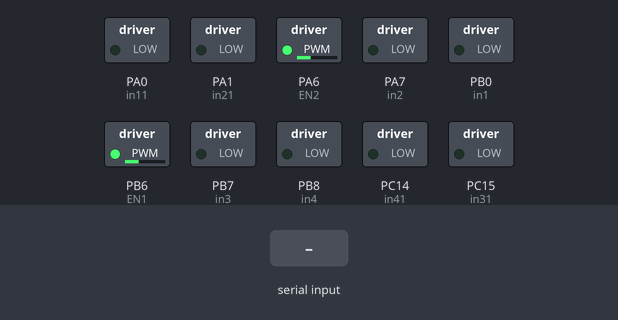
The sketch below on a simulated STM32 Blue Pill. Parts: switched loads named in the sketch (green lamp = pin HIGH). The inputs (shaded band) are chosen by the test bench.

Above: at 1.2 s.
1.3 s: "U" received over the second serial link
At 1.7 s:
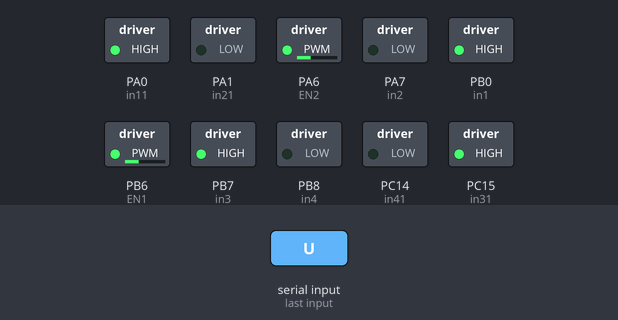
2.8 s: "D" received over the second serial link
At 4.0 s:
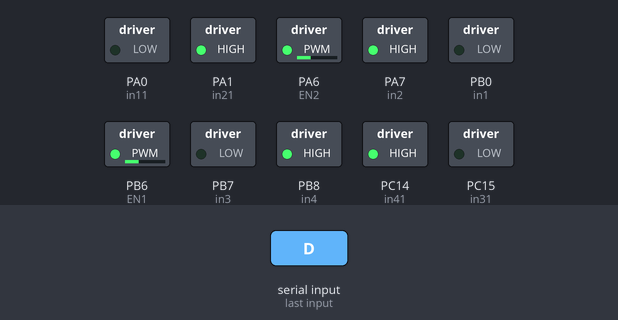
4.3 s: "L" received over the second serial link
At 5.2 s:
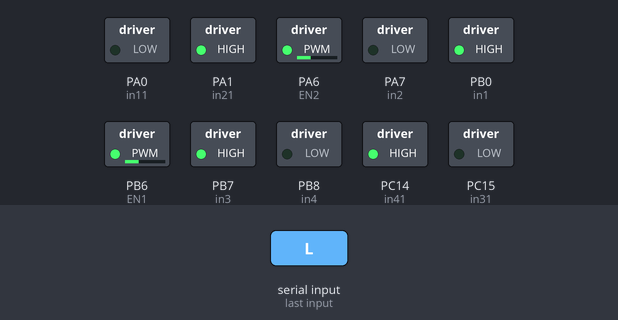
5.8 s: "R" received over the second serial link
At 6.3 s:
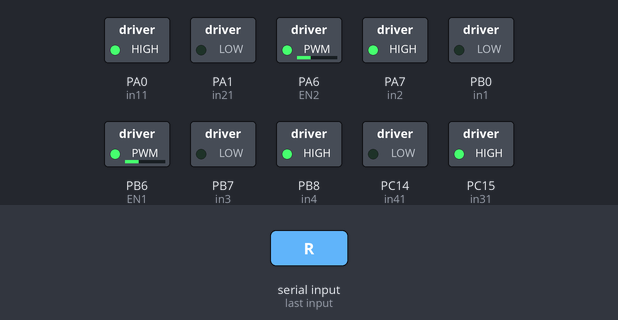
7.3 s: "a" received over the second serial link
At 8.5 s:
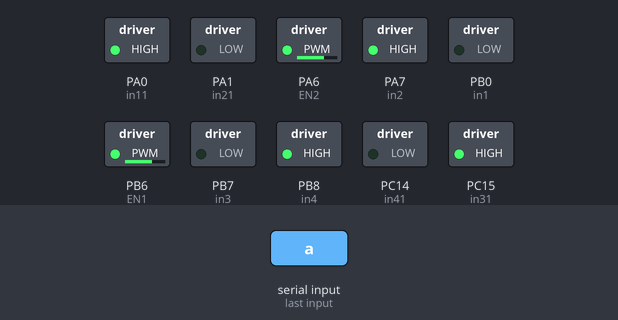
8.8 s: "C" received over the second serial link
At 9.8 s:
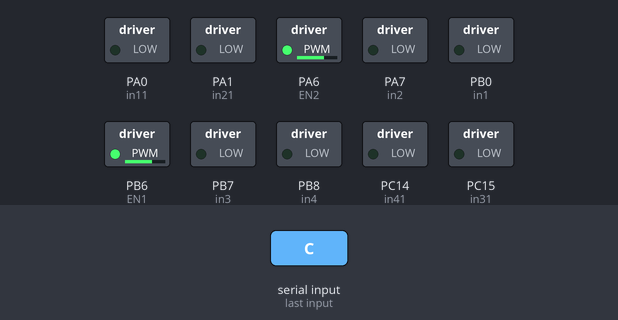
Timing chart, 0 to 11.3 s (numbered marks = the images above; inputs shaded):
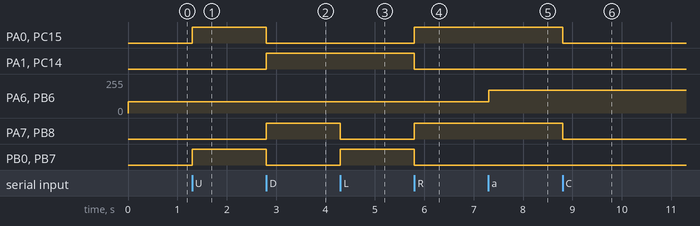

Measured:
- after the input at 1.3 s, PA0 (in11), PB0 (in1), PB7 (in3), PC15 (in31): LOW → HIGH at once
- after the input at 2.8 s, PA0 (in11), PB0 (in1), PB7 (in3), PC15 (in31): HIGH → LOW at once; PA1 (in21), PA7 (in2), PB8 (in4), PC14 (in41): LOW → HIGH at once
- after the input at 4.3 s, PA7 (in2), PB8 (in4): HIGH → LOW at once; PB0 (in1), PB7 (in3): LOW → HIGH at once
- after the input at 5.8 s, PA0 (in11), PA7 (in2), PB8 (in4), PC15 (in31): LOW → HIGH at once; PA1 (in21), PB0 (in1), PB7 (in3), PC14 (in41): HIGH → LOW at once
- after the input at 7.3 s, PA6 (EN2), PB6 (EN1): 85/255 → 170/255 at once
- after the input at 8.8 s, PA0 (in11), PA7 (in2), PB8 (in4), PC15 (in31): HIGH → LOW at once

The sketch:

ashish.ino
```cpp
  const int in1 = PB0;
  const int in2 = PA7;
  const int in3 = PB7;
  const int in4 = PB8;
  const int in11 = PA0;
  const int in21 = PA1;
  const int in31 = PC15;
  const int in41 = PC14;
  const int EN1 = PB6;
  const int EN2 = PA6;
int pwmw = 85;
int percent[5] = {0, 50, 50, 50, 50};
char data;
//
//int motor = 1;
//long HIGH[5] = {0, 32767, 32767, 32767, 32767};

void setup()
{
  // put your setup code here, to run once:

  pinMode(in1, OUTPUT);
  pinMode(in2, OUTPUT);
  pinMode(in3, OUTPUT);
  pinMode(in4, OUTPUT);
  pinMode(in11, OUTPUT);
  pinMode(in21, OUTPUT);
  pinMode(in31, OUTPUT);
  pinMode(in41, OUTPUT);
  pinMode(EN1, OUTPUT);
  pinMode(EN2, OUTPUT);

  Serial1.begin(9600);
  Serial2.begin(9600);
  Serial1.println("hello");
  digitalWrite(in1, LOW);
  digitalWrite(in2, LOW);
  digitalWrite(in3, LOW);
  digitalWrite(in4, LOW);
  digitalWrite(in11, LOW);
  digitalWrite(in21, LOW);
  digitalWrite(in31, LOW);
  digitalWrite(in41, LOW);
  analogWrite(EN1, pwmw);
  analogWrite(EN2, pwmw);

}

void loop()
{
   if(Serial2.available() > 0)
   {
       while(Serial2.available() > 0)
       {
          data = Serial2.read();
       }
       Serial1.print("data ");
       Serial1.println(String(data));

    switch (data)
    {
      case 'U':

        digitalWrite(in3, HIGH);
        digitalWrite(in4, 0);
        digitalWrite(in1, HIGH);
        digitalWrite(in2, 0);
        digitalWrite(in31, HIGH);
        digitalWrite(in41, 0);
        digitalWrite(in11, HIGH);
        digitalWrite(in21, 0);
        Serial1.print('u');
        // data_check='U';
        break;

      case 'D':
        Serial1.print('d');
        digitalWrite(in3, 0);
        digitalWrite(in4, HIGH);
        digitalWrite(in1, 0);
        digitalWrite(in2, HIGH);
        digitalWrite(in31, 0);
        digitalWrite(in41, HIGH);
        digitalWrite(in11, 0);
        digitalWrite(in21, HIGH);
        //data_check='D';
        break;

      case 'C':
        Serial1.print('C');
        digitalWrite(in3, 0);
        digitalWrite(in4, 0);
        digitalWrite(in1, 0);
        digitalWrite(in2, 0);
        digitalWrite(in31, 0);
        digitalWrite(in41, 0);
        digitalWrite(in11, 0);
        digitalWrite(in21, 0);
        //data_check='C';
        break;

      case 'L':
        Serial1.print('L');
        digitalWrite(in3, HIGH);
        digitalWrite(in4, 0);
        digitalWrite(in1, HIGH);
        digitalWrite(in2, 0);
        digitalWrite(in31, 0);
        digitalWrite(in41, HIGH);
        digitalWrite(in11, 0);
        digitalWrite(in21, HIGH);
        // data_check='L';
        break;

      case 'R':
        Serial1.print('R');
        digitalWrite(in3, 0);
        digitalWrite(in4, HIGH);
        digitalWrite(in1, 0);
        digitalWrite(in2, HIGH);
        digitalWrite(in31, HIGH);
        digitalWrite(in41, 0);
        digitalWrite(in11, HIGH);
        digitalWrite(in21, 0);
        //data_check='R';
        break;
      case 'a':
        if ((pwmw >= 0) && (pwmw <= 254))
        {
          pwmw = pwmw + 85;
          Serial1.print(pwmw);
          analogWrite(EN1, pwmw);
          analogWrite(EN2, pwmw);
        }
        else {
          pwmw == 255;
        }
        break;

      case 'b':
        if ((pwmw >= 1) && (pwmw <= 255)) {
          pwmw = pwmw - 85;
          Serial1.print(pwmw);
          analogWrite(EN1, pwmw);
          analogWrite(EN2, pwmw);
        }
        else {
          pwmw == 0;
        }
      default: break;
    }
    delay(500);

  }
}
```
